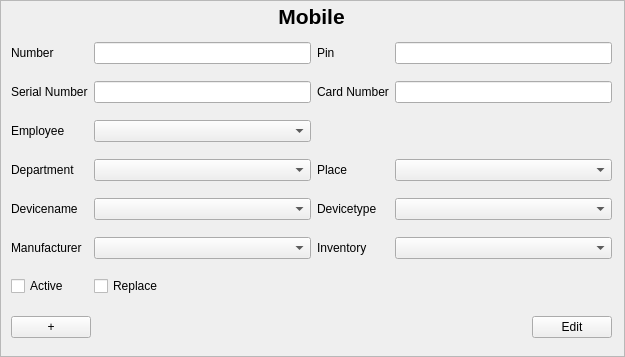
<?xml version="1.0" encoding="UTF-8"?>
<ui version="4.0">
 <class>MobileInputArea</class>
 <widget class="QScrollArea" name="MobileInputArea">
  <property name="geometry">
   <rect>
    <x>0</x>
    <y>0</y>
    <width>625</width>
    <height>357</height>
   </rect>
  </property>
  <property name="windowTitle">
   <string>ScrollArea</string>
  </property>
  <property name="widgetResizable">
   <bool>true</bool>
  </property>
  <widget class="QWidget" name="scrollAreaWidgetContents">
   <property name="geometry">
    <rect>
     <x>0</x>
     <y>0</y>
     <width>623</width>
     <height>355</height>
    </rect>
   </property>
   <widget class="QWidget" name="verticalLayoutWidget">
    <property name="geometry">
     <rect>
      <x>10</x>
      <y>0</y>
      <width>601</width>
      <height>31</height>
     </rect>
    </property>
    <layout class="QVBoxLayout" name="verticalLayout">
     <item>
      <widget class="QLabel" name="labelHeader">
       <property name="font">
        <font>
         <pointsize>16</pointsize>
         <weight>75</weight>
         <bold>true</bold>
        </font>
       </property>
       <property name="text">
        <string>Mobile</string>
       </property>
       <property name="alignment">
        <set>Qt::AlignCenter</set>
       </property>
      </widget>
     </item>
    </layout>
   </widget>
   <widget class="QWidget" name="gridLayoutWidget">
    <property name="geometry">
     <rect>
      <x>10</x>
      <y>30</y>
      <width>601</width>
      <height>281</height>
     </rect>
    </property>
    <layout class="QGridLayout" name="gridLayout">
     <item row="3" column="5">
      <widget class="QComboBox" name="comboBox_Place"/>
     </item>
     <item row="4" column="0">
      <widget class="QLabel" name="label_DeviceName">
       <property name="text">
        <string>Devicename</string>
       </property>
       <property name="buddy">
        <cstring>comboBox_DeviceName</cstring>
       </property>
      </widget>
     </item>
     <item row="3" column="0">
      <widget class="QLabel" name="label_Department">
       <property name="text">
        <string>Department</string>
       </property>
       <property name="buddy">
        <cstring>comboBox_Department</cstring>
       </property>
      </widget>
     </item>
     <item row="1" column="5">
      <widget class="QLineEdit" name="lineEdit_CardNumber"/>
     </item>
     <item row="5" column="3">
      <widget class="QLabel" name="label_Inventory">
       <property name="text">
        <string>Inventory</string>
       </property>
       <property name="buddy">
        <cstring>comboBox_Inventory</cstring>
       </property>
      </widget>
     </item>
     <item row="3" column="2">
      <widget class="QComboBox" name="comboBox_Department"/>
     </item>
     <item row="2" column="0">
      <widget class="QLabel" name="label_Employee">
       <property name="text">
        <string>Employee</string>
       </property>
       <property name="buddy">
        <cstring>comboBox_Employee</cstring>
       </property>
      </widget>
     </item>
     <item row="5" column="0">
      <widget class="QLabel" name="label_Manufacturer">
       <property name="text">
        <string>Manufacturer</string>
       </property>
       <property name="buddy">
        <cstring>comboBox_Manufacturer</cstring>
       </property>
      </widget>
     </item>
     <item row="0" column="5">
      <widget class="QLineEdit" name="lineEdit_Pin">
       <property name="clearButtonEnabled">
        <bool>true</bool>
       </property>
      </widget>
     </item>
     <item row="6" column="2">
      <widget class="QCheckBox" name="checkBox_Replace">
       <property name="text">
        <string>Replace</string>
       </property>
      </widget>
     </item>
     <item row="3" column="3">
      <widget class="QLabel" name="label_Place">
       <property name="text">
        <string>Place</string>
       </property>
       <property name="buddy">
        <cstring>comboBox_Place</cstring>
       </property>
      </widget>
     </item>
     <item row="1" column="3">
      <widget class="QLabel" name="label_CardNumber">
       <property name="text">
        <string>Card Number</string>
       </property>
       <property name="buddy">
        <cstring>lineEdit_CardNumber</cstring>
       </property>
      </widget>
     </item>
     <item row="0" column="2">
      <widget class="QLineEdit" name="lineEdit_Number"/>
     </item>
     <item row="0" column="3">
      <widget class="QLabel" name="label_Pin">
       <property name="text">
        <string>Pin</string>
       </property>
       <property name="buddy">
        <cstring>lineEdit_Pin</cstring>
       </property>
      </widget>
     </item>
     <item row="4" column="3">
      <widget class="QLabel" name="label_DeviceType">
       <property name="text">
        <string>Devicetype</string>
       </property>
       <property name="buddy">
        <cstring>comboBox_DeviceType</cstring>
       </property>
      </widget>
     </item>
     <item row="4" column="5">
      <widget class="QComboBox" name="comboBox_DeviceType"/>
     </item>
     <item row="6" column="0">
      <widget class="QCheckBox" name="checkBox_Active">
       <property name="text">
        <string>Active</string>
       </property>
      </widget>
     </item>
     <item row="1" column="0">
      <widget class="QLabel" name="label_SerialNumber">
       <property name="text">
        <string>Serial Number</string>
       </property>
       <property name="buddy">
        <cstring>lineEdit_SerialNumber</cstring>
       </property>
      </widget>
     </item>
     <item row="5" column="2">
      <widget class="QComboBox" name="comboBox_Manufacturer"/>
     </item>
     <item row="0" column="0">
      <widget class="QLabel" name="label_Number">
       <property name="text">
        <string>Number</string>
       </property>
       <property name="buddy">
        <cstring>lineEdit_Number</cstring>
       </property>
      </widget>
     </item>
     <item row="4" column="2">
      <widget class="QComboBox" name="comboBox_DeviceName"/>
     </item>
     <item row="1" column="2">
      <widget class="QLineEdit" name="lineEdit_SerialNumber"/>
     </item>
     <item row="2" column="2">
      <widget class="QComboBox" name="comboBox_Employee"/>
     </item>
     <item row="5" column="5">
      <widget class="QComboBox" name="comboBox_Inventory"/>
     </item>
    </layout>
   </widget>
   <widget class="QWidget" name="verticalLayoutWidget_2">
    <property name="geometry">
     <rect>
      <x>10</x>
      <y>310</y>
      <width>601</width>
      <height>32</height>
     </rect>
    </property>
    <layout class="QHBoxLayout" name="horizontalLayout">
     <item>
      <widget class="QPushButton" name="pushButton_Add">
       <property name="text">
        <string>+</string>
       </property>
      </widget>
     </item>
     <item>
      <spacer name="horizontalSpacer">
       <property name="orientation">
        <enum>Qt::Horizontal</enum>
       </property>
       <property name="sizeHint" stdset="0">
        <size>
         <width>40</width>
         <height>20</height>
        </size>
       </property>
      </spacer>
     </item>
     <item>
      <widget class="QPushButton" name="pushButton_EditFinish">
       <property name="text">
        <string>Edit</string>
       </property>
      </widget>
     </item>
    </layout>
   </widget>
  </widget>
 </widget>
 <tabstops>
  <tabstop>lineEdit_Number</tabstop>
  <tabstop>lineEdit_Pin</tabstop>
  <tabstop>lineEdit_SerialNumber</tabstop>
  <tabstop>lineEdit_CardNumber</tabstop>
  <tabstop>comboBox_Employee</tabstop>
  <tabstop>comboBox_Department</tabstop>
  <tabstop>comboBox_Place</tabstop>
  <tabstop>comboBox_DeviceName</tabstop>
  <tabstop>comboBox_DeviceType</tabstop>
  <tabstop>comboBox_Manufacturer</tabstop>
  <tabstop>comboBox_Inventory</tabstop>
  <tabstop>checkBox_Active</tabstop>
  <tabstop>checkBox_Replace</tabstop>
  <tabstop>pushButton_Add</tabstop>
  <tabstop>pushButton_EditFinish</tabstop>
 </tabstops>
 <resources/>
 <connections/>
</ui>
